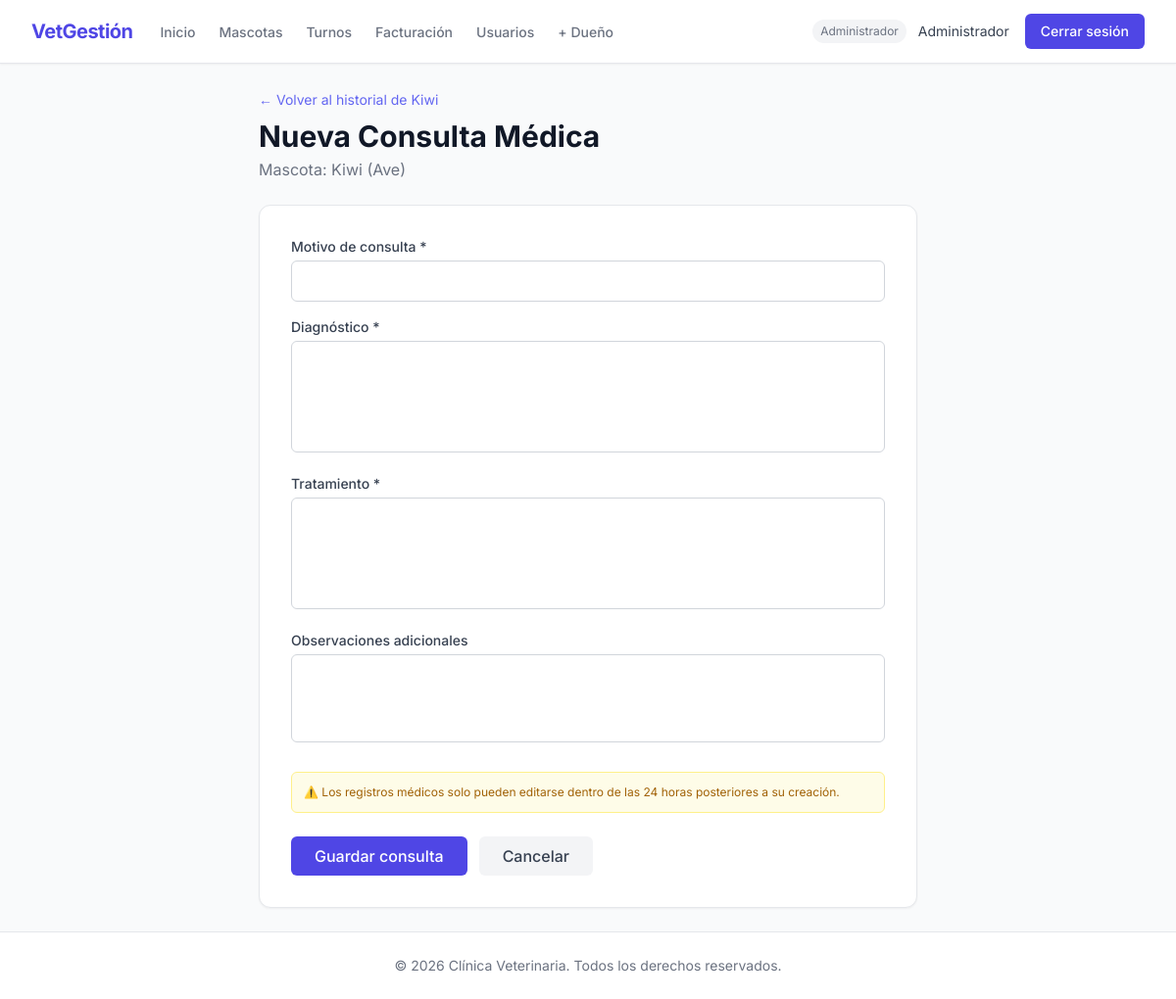
Screenshot of /historial/mascota/3/nueva/ (signed in) with the database file from the repository.
### apps/usuarios/models.py (models this page shows, shortened)
class Usuario(AbstractUser):
    ROL_ADMIN = 'admin'
    ROL_VETERINARIO = 'veterinario'
    ROL_RECEPCIONISTA = 'recepcionista'
    ROL_DUENO = 'dueno'
    ROLES = [
        (ROL_ADMIN, 'Administrador'),
        (ROL_VETERINARIO, 'Veterinario'),
        (ROL_RECEPCIONISTA, 'Recepcionista'),
        (ROL_DUENO, 'Dueño'),
    ]
    rol = models.CharField(max_length=20, choices=ROLES, default=ROL_DUENO, verbose_name='Rol')
    telefono = models.CharField(max_length=20, blank=True, verbose_name='Teléfono')
    class Meta:
        verbose_name = 'usuario'
        verbose_name_plural = 'usuarios'
    def es_admin(self) -> bool:
        return self.rol == self.ROL_ADMIN
    def es_veterinario(self) -> bool:
        return self.rol == self.ROL_VETERINARIO
    def es_dueno(self) -> bool:
        return self.rol == self.ROL_DUENO
    def puede_crear_dueno(self) -> bool:
        return self.rol in [self.ROL_ADMIN, self.ROL_VETERINARIO, self.ROL_RECEPCIONISTA]

### apps/mascotas/models.py (models this page shows, shortened)
class Mascota(models.Model):
    ESPECIE_PERRO = 'perro'
    ESPECIE_GATO = 'gato'
    ESPECIE_AVE = 'ave'
    ESPECIE_OTRO = 'otro'
    ESPECIES = [
        (ESPECIE_PERRO, 'Perro'),
        (ESPECIE_GATO, 'Gato'),
        (ESPECIE_AVE, 'Ave'),
        (ESPECIE_OTRO, 'Otro'),
    ]
    nombre = models.CharField(max_length=100, verbose_name='Nombre')
    especie = models.CharField(max_length=20, choices=ESPECIES, verbose_name='Especie')
    raza = models.CharField(max_length=100, blank=True, verbose_name='Raza')
    fecha_nacimiento = models.DateField(
        validators=[validar_fecha_no_futura],
        verbose_name='Fecha de nacimiento',
    )
    foto = models.ImageField(
        upload_to=ruta_foto_mascota,
        blank=True,
        null=True,
        verbose_name='Foto',
    )
    peso = models.DecimalField(max_digits=5, decimal_places=2, verbose_name='Peso (kg)')
    dueno = models.ForeignKey(
        Usuario,
        on_delete=models.CASCADE,
        related_name='mascotas',
        limit_choices_to={'rol': Usuario.ROL_DUENO},
        verbose_name='Dueño',
    )
    fecha_registro = models.DateTimeField(auto_now_add=True, verbose_name='Fecha de registro')
    class Meta:
        verbose_name = 'mascota'
        verbose_name_plural = 'mascotas'
        ordering = ['nombre']

### apps/historial/views.py (the view, shortened to what this page needs)
# urls.py: path('mascota/<int:mascota_pk>/nueva/', views.CrearConsulta.as_view(), name='crear_consulta'),
class CrearConsulta(LoginRequiredMixin, UserPassesTestMixin, CreateView):
    model = ConsultaMedica
    form_class = FormularioConsulta
    template_name = 'historial/formulario.html'
    def test_func(self):
        return self.request.user.es_veterinario() or self.request.user.es_admin()
    def get_mascota(self):
        return get_object_or_404(Mascota, pk=self.kwargs['mascota_pk'])
    def get_context_data(self, **kwargs):
        ctx = super().get_context_data(**kwargs)
        ctx['mascota'] = self.get_mascota()
        ctx['titulo'] = 'Nueva Consulta Médica'
        return ctx

### apps/historial/forms.py
class FormularioConsulta(forms.ModelForm):
    class Meta:
        model = ConsultaMedica
        fields = ['motivo', 'diagnostico', 'tratamiento', 'observaciones']
        labels = {
            'motivo': 'Motivo de consulta',
            'diagnostico': 'Diagnóstico',
            'tratamiento': 'Tratamiento',
            'observaciones': 'Observaciones adicionales',
        }
        widgets = {
            'motivo': forms.TextInput(attrs={'class': INPUT_CSS}),
            'diagnostico': forms.Textarea(attrs={'class': TEXTAREA_CSS, 'rows': 4}),
            'tratamiento': forms.Textarea(attrs={'class': TEXTAREA_CSS, 'rows': 4}),
            'observaciones': forms.Textarea(attrs={'class': TEXTAREA_CSS, 'rows': 3}),
        }

### templates/historial/formulario.html (shortened to what this page needs)
{% extends 'base.html' %}
{% block content %}
<div class="max-w-2xl mx-auto">
    <div class="mb-6">
        <a href="{% url 'historial_mascota' mascota.pk %}" class="text-sm text-indigo-500 hover:underline">← Volver al historial de {{ mascota.nombre }}</a>
        <h1 class="text-3xl font-bold text-gray-900 mt-2">{{ titulo }}</h1>
        <p class="text-gray-500 mt-1">Mascota: {{ mascota.nombre }} ({{ mascota.get_especie_display }})</p>
    </div>
    <div class="bg-white rounded-xl border border-gray-200 shadow-sm p-8">
        <form method="post">
            <div class="space-y-4 mb-6">
                {% for field in form %}
                <div>
                    <label for="{{ field.id_for_label }}" class="block text-sm font-medium text-gray-700 mb-1">
                        {{ field.label }}{% if field.field.required %} *{% endif %}
                    </label>
                    {{ field }}
                </div>
                {% endfor %}
            </div>
            <div class="bg-yellow-50 border border-yellow-200 rounded-md p-3 mb-6">
                <p class="text-yellow-700 text-xs">⚠️ Los registros médicos solo pueden editarse dentro de las 24 horas posteriores a su creación.</p>
            </div>
            <div class="flex gap-3">
                <button type="submit" class="bg-indigo-600 text-white px-6 py-2 rounded-md font-medium hover:bg-indigo-700 transition">
                    Guardar consulta
                </button>
                <a href="{% url 'historial_mascota' mascota.pk %}" class="px-6 py-2 rounded-md font-medium text-gray-700 bg-gray-100 hover:bg-gray-200 transition">
                    Cancelar
                </a>
            </div>
        </form>
    </div>
</div>
{% endblock %}

### templates/includes/navbar.html (shortened to what this page needs)
<nav class="bg-white shadow-sm border-b border-gray-200">
    <div class="max-w-7xl mx-auto px-4 sm:px-6 lg:px-8">
        <div class="flex justify-between h-16">
            <div class="flex">
                <div class="flex-shrink-0 flex items-center">
                    <a href="{% url 'dashboard' %}" class="text-indigo-600 font-bold text-xl tracking-tight">VetGestión</a>
                </div>
                <div class="hidden sm:ml-6 sm:flex sm:space-x-4">
                    {% if user.is_authenticated %}
                        <a href="{% url 'dashboard' %}" class="text-gray-500 hover:text-gray-700 inline-flex items-center px-1 pt-1 border-b-2 border-transparent hover:border-gray-300 text-sm font-medium">
                            Inicio
                        </a>
                        {% if user.es_admin or user.es_veterinario %}
                            <a href="{% url 'lista_mascotas' %}" class="text-gray-500 hover:text-gray-700 inline-flex items-center px-1 pt-1 border-b-2 border-transparent hover:border-gray-300 text-sm font-medium">
                                Mascotas
                            </a>
                        {% endif %}
                        {% if user.es_admin or user.es_recepcionista %}
                            <a href="{% url 'lista_turnos' %}" class="text-gray-500 hover:text-gray-700 inline-flex items-center px-1 pt-1 border-b-2 border-transparent hover:border-gray-300 text-sm font-medium">
                                Turnos
                            </a>
                            <a href="{% url 'lista_facturas' %}" class="text-gray-500 hover:text-gray-700 inline-flex items-center px-1 pt-1 border-b-2 border-transparent hover:border-gray-300 text-sm font-medium">
                                Facturación
                            </a>
                        {% endif %}
                        {% if user.es_admin %}
                            <a href="{% url 'lista_usuarios' %}" class="text-gray-500 hover:text-gray-700 inline-flex items-center px-1 pt-1 border-b-2 border-transparent hover:border-gray-300 text-sm font-medium">
                                Usuarios
                            </a>
                        {% endif %}
                        {% if user.puede_crear_dueno %}
                            <a href="{% url 'crear_dueno' %}" class="text-gray-500 hover:text-gray-700 inline-flex items-center px-1 pt-1 border-b-2 border-transparent hover:border-gray-300 text-sm font-medium">
                                + Dueño
                            </a>
                        {% endif %}
                    {% endif %}
                </div>
            </div>
            <div class="hidden sm:ml-6 sm:flex sm:items-center">
                {% if user.is_authenticated %}
                    <span class="text-gray-500 text-xs mr-3 px-2 py-1 bg-gray-100 rounded-full">{{ user.get_rol_display }}</span>
                    <span class="text-gray-700 text-sm mr-4">{{ user.get_full_name|default:user.username }}</span>
                    <form action="{% url 'logout' %}" method="post">
                        <button type="submit" class="bg-indigo-600 text-white px-4 py-2 rounded-md text-sm font-medium hover:bg-indigo-700 transition">
                            Cerrar sesión
                        </button>
                    </form>
                {% else %}
                    <a href="{% url 'login' %}" class="bg-indigo-600 text-white px-4 py-2 rounded-md text-sm font-medium hover:bg-indigo-700 transition">
                        Iniciar sesión
                    </a>
                {% endif %}
            </div>
        </div>
    </div>
</nav>

### templates/base.html (style rules this page uses)
body { font-family: 'Inter', sans-serif; }

### rows the page displays
Usuario: rol "Administrador", get_full_name "Administrador"
Mascota: nombre "Kiwi", especie "Ave"

### other values shown
{{ titulo }} "Nueva Consulta Médica"
{{ field.label }} "Motivo de consulta" "Diagnóstico" "Tratamiento" "Observaciones adicionales"
